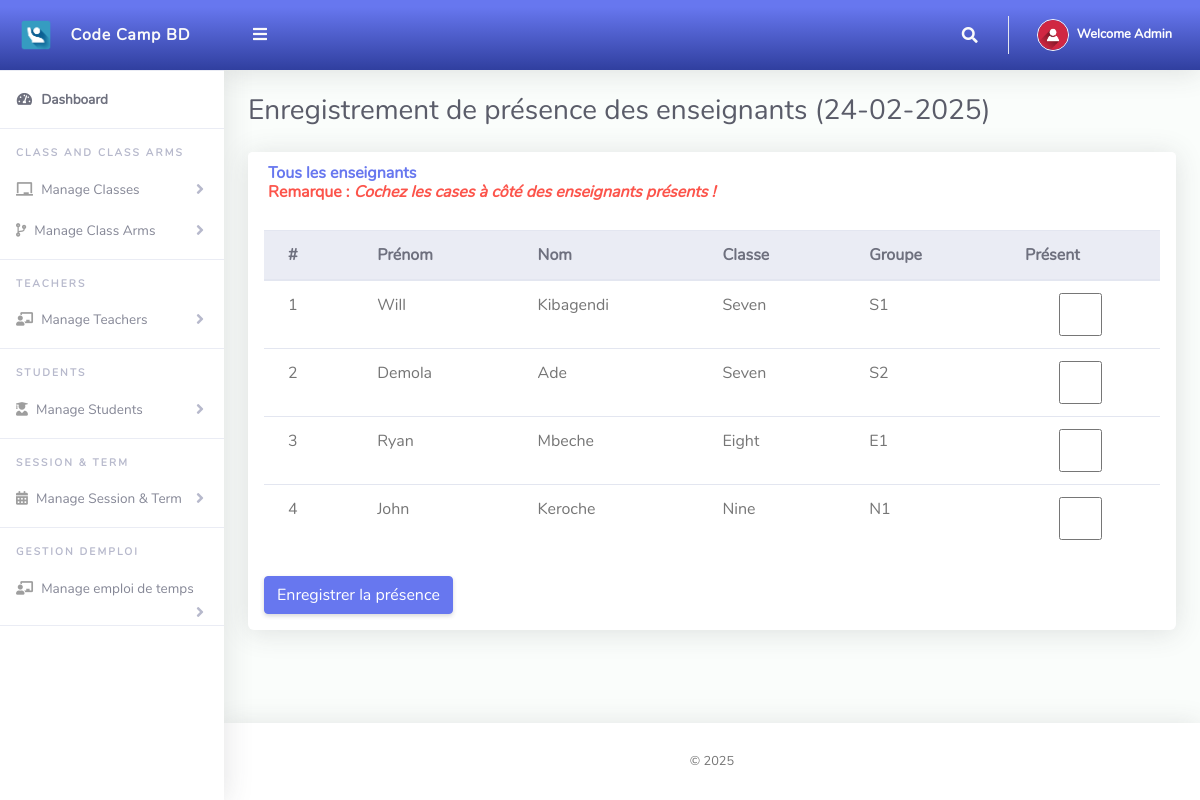
Page /Admin/takeProf.php (signed in) on the committed database.
### tables this page shows
CREATE TABLE `tblclassteacher` (
  `Id` int(10) NOT NULL,
  `firstName` varchar(255) NOT NULL,
  `lastName` varchar(255) NOT NULL,
  `emailAddress` varchar(255) NOT NULL,
  `password` varchar(255) NOT NULL,
  `phoneNo` varchar(50) NOT NULL,
  `classId` varchar(10) NOT NULL,
  `classArmId` varchar(10) NOT NULL,
  `dateCreated` varchar(50) NOT NULL
);

CREATE TABLE `tblclass` (
  `Id` int(10) NOT NULL,
  `className` varchar(255) NOT NULL
);

CREATE TABLE `tblclassarms` (
  `Id` int(10) NOT NULL,
  `classId` varchar(10) NOT NULL,
  `classArmName` varchar(255) NOT NULL,
  `isAssigned` varchar(10) NOT NULL
);

### Admin/takeProf.php (the view, shortened to what this page needs)
<?php
include '../Includes/dbcon.php';
?>
<!DOCTYPE html>
<html lang="fr">
<head>
  <link href="../vendor/fontawesome-free/css/all.min.css" rel="stylesheet" type="text/css">
  <link href="../vendor/bootstrap/css/bootstrap.min.css" rel="stylesheet" type="text/css">
  <link href="css/ruang-admin.min.css" rel="stylesheet">
</head>
<body id="page-top">
  <div id="wrapper">
    <?php include "Includes/sidebar.php";?>
    <div id="content-wrapper" class="d-flex flex-column">
      <div id="content">
        <?php include "Includes/topbar.php";?>
        <div class="container-fluid">
          <div class="d-sm-flex align-items-center justify-content-between mb-4">
            <h1 class="h3 mb-0 text-gray-800">Enregistrement de présence des enseignants (<?php echo date("d-m-Y"); ?>)</h1>
          </div>
          <div class="row">
            <div class="col-lg-12">
              <form method="post">
                <div class="card mb-4">
                  <div class="card-header">
                    <h6 class="m-0 font-weight-bold text-primary">Tous les enseignants</h6>
                    <h6 class="m-0 font-weight-bold text-danger">Remarque : <i>Cochez les cases à côté des enseignants présents !</i></h6>
                  </div>
                  <div class="table-responsive p-3">
                    <table class="table table-hover">
                      <thead class="thead-light">
                        <tr>
                          <th>#</th>
                          <th>Prénom</th>
                          <th>Nom</th>
                          <th>Classe</th>
                          <th>Groupe</th>
                          <th>Présent</th>
                        </tr>
                      </thead>
                      <tbody>
                        <?php
                          $query = "SELECT t.Id, t.firstName, t.lastName, c.className, ca.classArmName
                                    FROM tblclassteacher AS t
                                    INNER JOIN tblclass AS c ON c.Id = t.classId
                                    INNER JOIN tblclassarms AS ca ON ca.Id = t.classArmId";
                          $rs = $conn->query($query);
                          $sn = 0;
                          while ($row = $rs->fetch_assoc()) {
                              $sn++;
                              $checked = "";
                              echo "<tr>
                                      <td>$sn</td>
                                      <td>{$row['firstName']}</td>
                                      <td>{$row['lastName']}</td>
                                      <td>{$row['className']}</td>
                                      <td>{$row['classArmName']}</td>
                                      <td><input name='check[]' type='checkbox' value='{$row['Id']}' class='form-control' $checked></td>
                                    </tr>";
                          }
                        ?>
                      </tbody>
                    </table>
                    <br>
                    <button type="submit" name="save" class="btn btn-primary">Enregistrer la présence</button>
                  </div>
                </div>
              </form>
            </div>
          </div>
        </div>
      </div>
      <?php include "Includes/footer.php";?>
    </div>
  </div>
</body>
</html>

### Admin/Includes/topbar.php (shortened to what this page needs)
<?php
  $query = "SELECT * FROM tbladmin WHERE Id = ".$_SESSION['userId']."";
  $rs = $conn->query($query);
  $rows = $rs->fetch_assoc();
  $fullName = $rows['firstName']." ".$rows['lastName'];
?>
<nav class="navbar navbar-expand navbar-light bg-gradient-primary topbar mb-4 static-top">
          <button id="sidebarToggleTop" class="btn btn-link rounded-circle mr-3">
            <i class="fa fa-bars"></i>
          </button>
          <ul class="navbar-nav ml-auto">
            <li class="nav-item dropdown no-arrow">
              <a class="nav-link dropdown-toggle" href="#" id="searchDropdown" role="button" data-toggle="dropdown"
                aria-haspopup="true" aria-expanded="false">
                <i class="fas fa-search fa-fw"></i>
              </a>
            </li>
            <li class="nav-item dropdown no-arrow">
              <a class="nav-link dropdown-toggle" href="#" id="userDropdown" role="button" data-toggle="dropdown"
                aria-haspopup="true" aria-expanded="false">
                <img class="img-profile rounded-circle" src="img/user-icn.png" style="max-width: 60px">
                <span class="ml-2 d-none d-lg-inline text-white small"><b>Welcome <?php echo $fullName;?></b></span>
              </a>
            </li>
          </ul>
        </nav>

### rows in the picture
tblclassteacher: firstName "Will", lastName "Kibagendi", classId.className "Seven", classArmId.classArmName "S1"
tblclassteacher: firstName "Demola", lastName "Ade", classId.className "Seven", classArmId.classArmName "S2"
tblclassteacher: firstName "Ryan", lastName "Mbeche", classId.className "Eight", classArmId.classArmName "E1"
tblclassteacher: firstName "John", lastName "Keroche", classId.className "Nine", classArmId.classArmName "N1"

### other values in the picture
$fullName "Admin"
